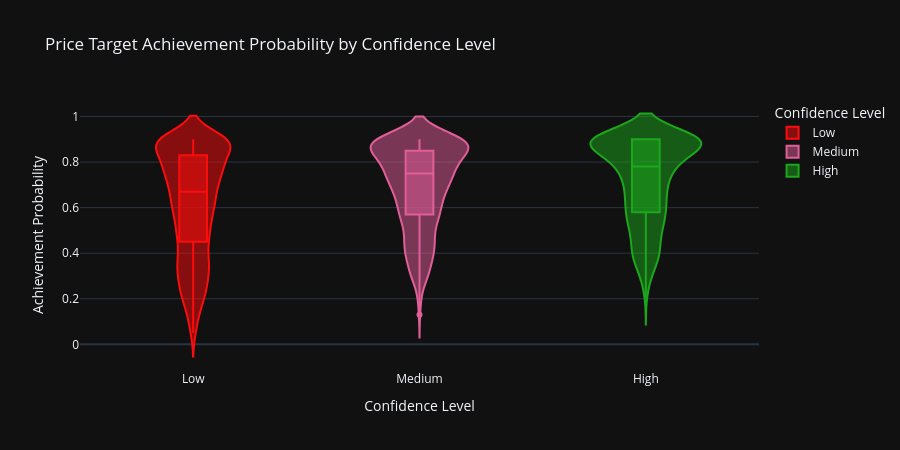

The cell this chart's notebook holds for it:
### Markdown cell above
### 5.1 Achievement Probability Distribution by Confidence Level

### Code cell
fig = px.violin(
    pt,
    x="confidence_level",
    y="achievement_probability",
    color="confidence_level",
    box=True,
    points="outliers",
    title="Price Target Achievement Probability by Confidence Level",
    labels={
        "achievement_probability": "Achievement Probability",
        "confidence_level": "Confidence Level",
    },
    category_orders={"confidence_level": ["Low", "Medium", "High"]},
    color_discrete_sequence=[COLORS[3], COLORS[1], COLORS[2]],
    template=PLOTLY_TEMPLATE,
    height=450,
)
fig.show()

### Figure 1 — Plotly figure (JSON) as saved in the notebook; plotly's stock layout.template omitted (floating-point values rounded to 4 significant figures; data arrays with more than 128 entries replaced by an {"elided": "..."} marker saying what was removed)
{"data": [{"alignmentgroup": "True", "box": {"visible": true}, "hovertemplate": "Confidence Level=%{x}<br>Achievement Probability=%{y}<extra></extra>", "legendgroup": "Low", "marker": {"color": "#FB0D0D"}, "name": "Low", "offsetgroup": "Low", "orientation": "v", "points": "outliers", "scalegroup": "True", "showlegend": true, "x": {"elided": "2639 str values"}, "x0": " ", "xaxis": "x", "y": {"elided": "2639 float values"}, "y0": " ", "yaxis": "y", "type": "violin"}, {"alignmentgroup": "True", "box": {"visible": true}, "hovertemplate": "Confidence Level=%{x}<br>Achievement Probability=%{y}<extra></extra>", "legendgroup": "Medium", "marker": {"color": "#E15F99"}, "name": "Medium", "offsetgroup": "Medium", "orientation": "v", "points": "outliers", "scalegroup": "True", "showlegend": true, "x": {"elided": "916 str values"}, "x0": " ", "xaxis": "x", "y": {"elided": "916 float values"}, "y0": " ", "yaxis": "y", "type": "violin"}, {"alignmentgroup": "True", "box": {"visible": true}, "hovertemplate": "Confidence Level=%{x}<br>Achievement Probability=%{y}<extra></extra>", "legendgroup": "High", "marker": {"color": "#1CA71C"}, "name": "High", "offsetgroup": "High", "orientation": "v", "points": "outliers", "scalegroup": "True", "showlegend": true, "x": {"elided": "490 str values"}, "x0": " ", "xaxis": "x", "y": {"elided": "490 float values"}, "y0": " ", "yaxis": "y", "type": "violin"}], "layout": {"xaxis": {"anchor": "y", "domain": [0.0, 1.0], "title": {"text": "Confidence Level"}, "categoryorder": "array", "categoryarray": ["Low", "Medium", "High"]}, "yaxis": {"anchor": "x", "domain": [0.0, 1.0], "title": {"text": "Achievement Probability"}}, "legend": {"title": {"text": "Confidence Level"}, "tracegroupgap": 0}, "title": {"text": "Price Target Achievement Probability by Confidence Level"}, "violinmode": "overlay", "height": 450}}
